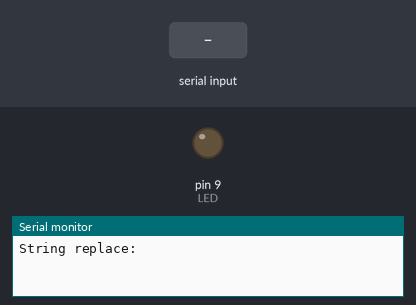
Recording of a sketch running on a simulated Arduino Uno, built with avr-gcc and run on an emulated ATmega328P. Shown: output pins drawn as LEDs (lit = HIGH), the last lines printed to the serial monitor. Inputs (shaded band) come from the test bench.

Above: at 1.2 s.
1.3 s: "+" received over Serial
At 1.7 s:
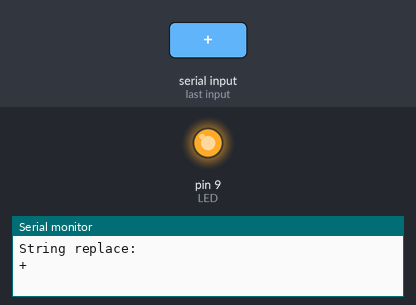
2.8 s: "-" received over Serial
At 4.0 s:
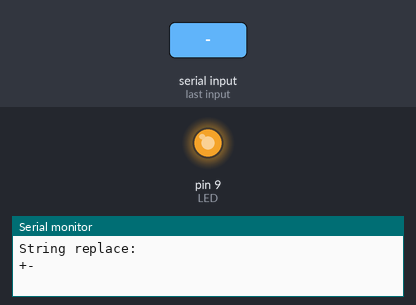
Timing chart, 0 to 5.8 s (numbered marks = the images above; inputs shaded):
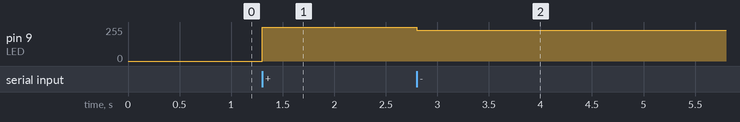

Measured:
- after the input at 1.3 s, pin 9 (LED): 0/255 → 255/255 at once
- after the input at 2.8 s, pin 9 (LED): 255/255 → 230/255 at once

The sketch:

q1.ino
```cpp
byte byteRead;
int brightness = 255;
int fadeAmount = 25;

void setup() {
  // put your setup code here, to run once:

  // Turn the serial protocol ON
  Serial.begin(9600);

  pinMode(9, OUTPUT); // LED.

  Serial.println("\n\nString replace:\n");
}

void loop() {
  // put your main code here, to run repeatedly:

  if(Serial.available())
  {
    byteRead = Serial.read();

    if(byteRead == 'e')
    {
      byteRead = '*';
    }

    if(byteRead == '+')
    {
      if((brightness + fadeAmount) > 255)
      {
        brightness = 255;
      } else
      {
        brightness = brightness + fadeAmount;
      }
      analogWrite(9, brightness);
    }

    if(byteRead == '-')
    {
      if((brightness - fadeAmount) < 0)
      {
        brightness = 0;
      } else
      {
        brightness = brightness - fadeAmount;
      }
      analogWrite(9, brightness);
    }

    Serial.write(byteRead);
  }
}

void dim(int led, int brightness, int fadeAmount) {
  analogWrite(led, brightness);

  while(brightness != 0) {
    analogWrite(led, brightness);
    brightness = brightness - fadeAmount;
    delay(100);
  }
}
```
